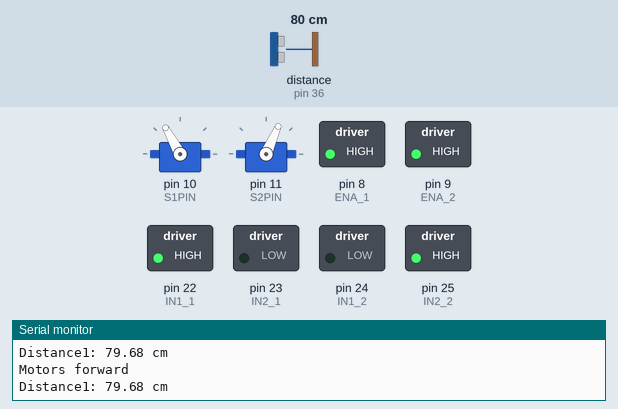
Bench run of a sketch on a simulated Arduino Mega 2560, built with avr-gcc and run on an emulated ATmega2560. On the bench: 2 × servo, switched loads named in the sketch (green lamp = pin HIGH), the last lines printed to the serial monitor. Wiring (inferred from the names in the program): ultrasonic range finder: trigger pin 37; echo pin 36. Inputs (shaded band) come from the test bench; at power-on: distance to the obstacle (sensor on pin 36) 80 cm. The echo pulse lasts 58.3 µs per cm; pins used as bus, display or sensor lines are not drawn.

Above: at 1.2 s.
1.3 s: distance to the obstacle (sensor on pin 36) set to 9 cm
At 2.2 s:
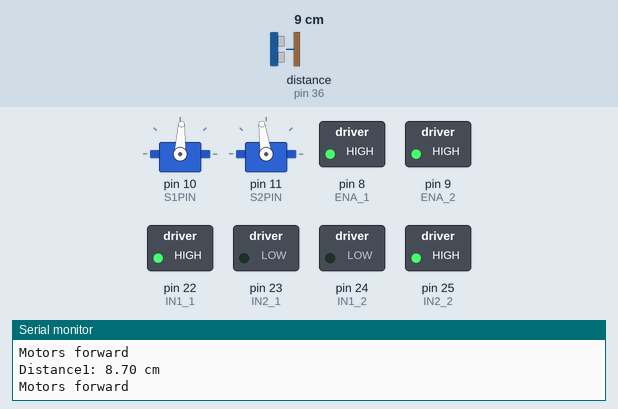
2.8 s: distance to the obstacle (sensor on pin 36) set to 2 cm
At 3.3 s:
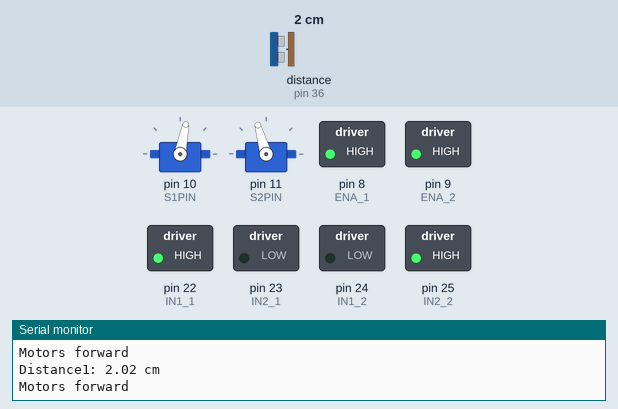
4.3 s: distance to the obstacle (sensor on pin 36) set to 18 cm
At 4.8 s:
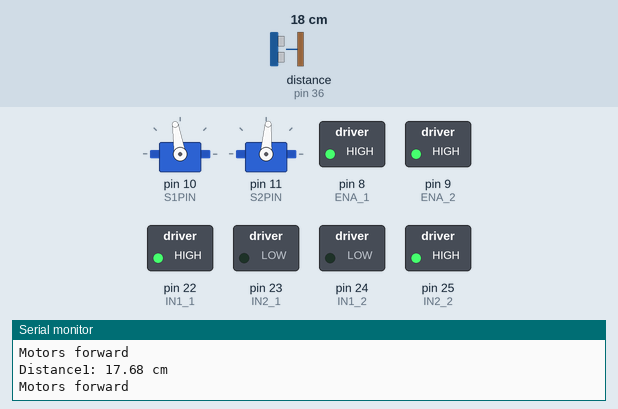
5.8 s: distance to the obstacle (sensor on pin 36) set to 4 cm
At 7.1 s:
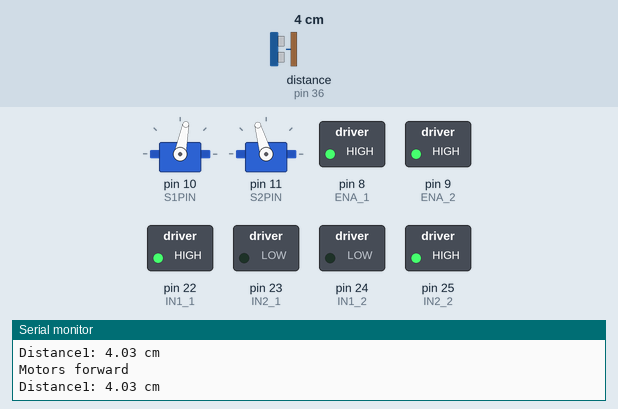
Timing chart, 0 to 8.3 s (numbered marks = the images above; inputs shaded):
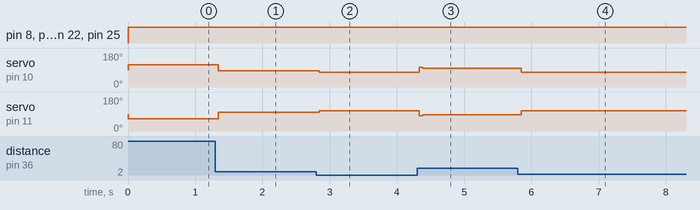

Measured:
- after the input at 1.3 s, servo on pin 10 (S1PIN): 119° → 87° at once; servo on pin 11 (S2PIN): 66° → 98° at once
- after the input at 2.8 s, servo on pin 10 (S1PIN): 87° → 79° at once; servo on pin 11 (S2PIN): 98° → 106° at once
- after the input at 4.3 s, servo on pin 10 (S1PIN): 79° → 99° at once; servo on pin 11 (S2PIN): 106° → 86° at once
- after the input at 5.8 s, servo on pin 10 (S1PIN): 99° → 79° after 0.05 s; servo on pin 11 (S2PIN): 86° → 106° after 0.05 s

The sketch:

ev3mediummotortest.ino
```cpp
#include <Servo.h>
Servo servo1;
Servo servo2;

#define TRIG1_PIN 37
#define ECHO1_PIN 36

const int S1PIN = 10;
const int S2PIN = 11;

// Motor Driver pins for Motor 1
const int IN1_1 = 22;
const int IN2_1 = 23;
const int ENA_1 = 8;

// Motor Driver pins for Motor 2
const int IN1_2 = 24;
const int IN2_2 = 25;
const int ENA_2 = 9;

const int s1mid = 99;
const int s2mid = 86;

const int targetdistance = 15;
const int targetmargin = 3;
void setup() {

  pinMode(TRIG1_PIN, OUTPUT);
  pinMode(ECHO1_PIN, INPUT);

  servo1.attach(S1PIN);
  servo2.attach(S2PIN);
  // Initialize motor pins
  pinMode(IN1_1, OUTPUT);
  pinMode(IN2_1, OUTPUT);
  pinMode(ENA_1, OUTPUT);
  pinMode(IN1_2, OUTPUT);
  pinMode(IN2_2, OUTPUT);
  pinMode(ENA_2, OUTPUT);

  Serial.begin(9600);
}
int olddegree;
void loop() {

  long duration1, duration2, duration3;
  float distance1, distance2, distance3;
  int degree;
  digitalWrite(TRIG1_PIN, LOW);
  delayMicroseconds(2);
  digitalWrite(TRIG1_PIN, HIGH);
  delayMicroseconds(10);
  digitalWrite(TRIG1_PIN, LOW);
  duration1 = pulseIn(ECHO1_PIN, HIGH);
  distance1 = duration1 * 0.0343 / 2;
  Serial.print("Distance1: ");
  Serial.print(distance1);
  Serial.println(" cm");

  // BOTH MOTORS: FORWARD 3 seconds
  Serial.println("Motors forward");
  setMotors(true, 255);   // forward at speed 200 (0-255)
  //servo1.write(s1mid); // + left
  //servo2.write(s2mid); // - left
  if(distance1 < (targetdistance-targetmargin)){
    degree = abs(targetdistance - distance1)*2;
    degree = min(degree, 20);
    if(abs(degree-olddegree) > 3){
      servo1.write(s1mid-degree);
      servo2.write(s2mid+degree);
      olddegree = degree;
      Serial.println(degree);
    }
  }
  else if(distance1 > (targetdistance+targetmargin)){
    degree = abs(targetdistance - distance1)*2;
    degree = min(degree, 20);
    if(abs(degree-olddegree) > 3){
      servo1.write(s1mid+degree);
      servo2.write(s2mid-degree);
      olddegree = degree;
    }
  }
  else{
    olddegree = 0;
    servo1.write(s1mid);
    servo2.write(s2mid);
  }
  delay(50);
}

// Control both motors: direction and speed
// forward = true for forward, false for backward
void setMotors(bool forward, int speed) {
  // Motor 1
  digitalWrite(IN1_1, forward ? HIGH : LOW);
  digitalWrite(IN2_1, forward ? LOW  : HIGH);
  analogWrite(ENA_1, speed);
  // Motor 2
  digitalWrite(IN1_2, forward ? LOW : HIGH);
  digitalWrite(IN2_2, forward ? HIGH  : LOW);
  analogWrite(ENA_2, speed);
}
```
